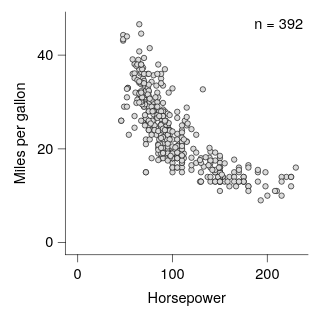

Vega-Lite specification for this chart:
### Vega-Lite specification from a JSON file in a GitHub repository (floating-point values rounded to 4 significant figures; data arrays with more than 128 entries replaced by an {"elided": "..."} marker saying what was removed)
{"background": null, "config": {"arc": {"fill": "#DBDBDB", "fillOpacity": 1.0, "innerRadius": 25.0, "padAngle": 0.03, "stroke": "black", "strokeOpacity": 1, "strokeWidth": 0.25}, "area": {"fill": "#DBDBDB", "fillOpacity": 1.0, "stroke": "black", "strokeOpacity": 1, "strokeWidth": 0.25}, "axis": {"domain": true, "domainCap": "round", "domainColor": "black", "domainWidth": 0.25, "grid": false, "gridCap": "round", "gridColor": "#F1F1F1", "gridDash": [0, 0], "gridOpacity": 1.0, "gridWidth": 0.25, "labelColor": "black", "labelFont": "Helvetica Neue, HelveticaNeue, Helvetica, Arial, sans-serif", "labelFontSize": 6, "labelFontStyle": "normal", "labelFontWeight": 400, "offset": 0, "ticks": true, "tickCap": "round", "tickColor": "black", "tickRound": false, "tickSize": 3, "tickWidth": 0.25, "titleColor": "black", "titleFont": "Helvetica Neue, HelveticaNeue, Helvetica, Arial, sans-serif", "titleFontSize": 6, "titleFontStyle": "normal", "titleFontWeight": 400}, "axisX": {"domain": true, "labelAlign": "center", "labelAngle": 0, "labels": true, "ticks": true, "translate": 0}, "axisY": {"domain": true, "labelAlign": "right", "labelAngle": 0, "labels": true, "ticks": true, "translate": 0}, "axisRight": {"domain": true, "labelAlign": "left", "labelAngle": 0, "labels": true, "ticks": true, "translate": 0}, "axisTop": {"domain": true, "labelAlign": "center", "labelAngle": 0, "labels": true, "ticks": true, "translate": 0}, "axisBand": {"tickOffset": 0}, "bar": {"fill": "#DBDBDB", "fillOpacity": 1.0, "stroke": "black", "strokeOpacity": 1, "strokeWidth": 0.25}, "boxplot": {"size": 9.0, "ticks": {"cornerRadius": 0.25, "fill": "black", "opacity": 1, "size": 4.5, "thickness": 0.25}, "box": {"fillOpacity": 1.0, "stroke": "black", "strokeOpacity": 1, "strokeWidth": 0.25}, "median": {"cornerRadius": 0, "fill": "black", "fillOpacity": 1.0, "opacity": 1, "size": 9.0, "thickness": 0.25}, "rule": {"fill": "black", "fillOpacity": 1.0, "size": 10.0, "stroke": "black", "strokeDash": [0, 0], "strokeOpacity": 1, "strokeWidth": 0.25}, "outliers": {"color": "black", "fill": "black", "fillOpacity": 1.0, "size": 0, "stroke": "black", "strokeOpacity": 1, "strokeWidth": 0.25}}, "circle": {"fill": "black", "fillOpacity": 1.0, "size": 1.25, "stroke": null, "strokeOpacity": 1, "strokeWidth": 0.25}, "errorband": {"band": {"fillOpacity": 0.6, "stroke": null, "strokeWidth": 0.25, "strokeOpacity": 1}, "borders": {"opacity": 0, "strokeOpacity": 1, "strokeWidth": 0.25}}, "errorbar": {"opacity": 1, "rule": {"strokeDash": [0, 0], "strokeWidth": 0.25}, "ticks": {"color": "black", "cornerRadius": 0.125, "opacity": 1, "size": 6.0, "thickness": 0.25}, "thickness": 0.25}, "font": "Helvetica Neue, HelveticaNeue, Helvetica, Arial, sans-serif", "geoshape": {"fill": "#DBDBDB", "fillOpacity": 1.0, "stroke": "black", "strokeOpacity": 1, "strokeWidth": 0.25}, "header": {"labelColor": "black", "labelFont": "Helvetica Neue, HelveticaNeue, Helvetica, Arial, sans-serif", "labelFontSize": 6, "labelFontStyle": "normal", "labelFontWeight": 400, "titleColor": "black", "titleFont": "Helvetica Neue, HelveticaNeue, Helvetica, Arial, sans-serif", "titleFontSize": 6, "titleFontStyle": "normal", "titleFontWeight": 400, "titlePadding": 0}, "legend": {"disable": false, "offset": 4.5, "titlePadding": 4, "labelOffset": 2, "gradientLabelOffset": 2, "columnPadding": 4, "rowPadding": 2, "gradientLength": 50.0, "gradientThickness": 5.0, "gradientOpacity": 1.0, "gradientStrokeColor": "black", "gradientStrokeWidth": 0.25, "labelColor": "black", "labelFont": "Helvetica Neue, HelveticaNeue, Helvetica, Arial, sans-serif", "labelFontSize": 6, "labelFontStyle": "normal", "labelFontWeight": 400, "strokeColor": "black", "strokeWidth": 0, "symbolSize": 36, "symbolStrokeColor": "black", "symbolStrokeWidth": 0.25, "titleColor": "black", "titleFont": "Helvetica Neue, HelveticaNeue, Helvetica, Arial, sans-serif", "titleFontSize": 6, "titleFontStyle": "normal", "titleFontWeight": 400}, "line": {"color": "black", "stroke": "black", "strokeCap": "butt", "strokeDash": [0, 0], "strokeOpacity": 1, "strokeWidth": 0.5}, "point": {"filled": true, "fill": "#DBDBDB", "fillOpacity": 1.0, "size": 5.0, "stroke": "black", "strokeOpacity": 1, "strokeWidth": 0.25}, "range": {"category": ["#B2B2B2", "#4A7CD3", "#008542", "#664CAF", "#509F98", "#636363", "#284F93", "#005226", "#382864", "#285753"], "diverging": {"scheme": ["#443E60", "#5F597E", "#7C759B", "#9994B6", "#B7B4CC", "#D6D5DC", "#F6F6F6", "#D1DAD9", "#A4C2BF", "#7AA9A4", "#578E89", "#37736E", "#1B5954"]}, "heatmap": {"scheme": ["#440154", "#472270", "#433E82", "#38598C", "#2C728E", "#238A8D", "#24A086", "#39B578", "#5DC862", "#96D646", "#CAE02D", "#FDE724"]}, "ordinal": {"scheme": ["#F1F1F1", "#DBDBDB", "#C6C6C6", "#B2B2B2", "#9D9D9D", "#898989", "#767676", "#636363", "#515151", "#404040", "#2F2F2F", "#1F1F1F"]}, "ramp": {"scheme": ["#440154", "#472270", "#433E82", "#38598C", "#2C728E", "#238A8D", "#24A086", "#39B578", "#5DC862", "#96D646", "#CAE02D", "#FDE724"]}}, "rule": {"color": "black", "stroke": "black", "strokeCap": "round", "strokeDash": [2, 2], "strokeOpacity": 1, "strokeWidth": 0.25}, "scale": {"barBandPaddingInner": 0.1, "rectBandPaddingInner": 0, "tickBandPaddingInner": 0.1, "bandPaddingOuter": 0.1, "bandWithNestedOffsetPaddingInner": 0.2, "bandWithNestedOffsetPaddingOuter": 0.2, "offsetBandPaddingInner": 0, "offsetBandPaddingOuter": 0, "continuousPadding": 5.0, "round": false}, "rect": {"fill": "#DBDBDB", "fillOpacity": 1.0, "stroke": "black", "strokeOpacity": 1, "strokeWidth": 0.25}, "square": {"fill": "#DBDBDB", "fillOpacity": 1.0, "size": 10.0, "stroke": "black", "strokeOpacity": 1, "strokeWidth": 0.25}, "text": {"color": "black", "font": "Helvetica Neue, HelveticaNeue, Helvetica, Arial, sans-serif", "fontSize": 6, "fontStyle": "normal", "fontWeight": 400}, "tick": {"color": "black", "cornerRadius": 0.125, "opacity": 1.0, "size": 9.0, "thickness": 0.25}, "title": {"anchor": "middle", "frame": "group", "color": "black", "font": "Helvetica Neue, HelveticaNeue, Helvetica, Arial, sans-serif", "fontSize": 6, "fontStyle": "normal", "fontWeight": 400, "subtitleColor": "black", "subtitleFont": "Helvetica Neue, HelveticaNeue, Helvetica, Arial, sans-serif", "subtitleFontSize": 6, "subtitleFontStyle": "normal", "subtitleFontWeight": 400}, "trail": {"color": "black", "opacity": 1, "size": 0.5}, "view": {"continuousWidth": 100, "continuousHeight": 100, "discreteWidth": 100, "discreteHeight": 100, "fill": null, "stroke": null, "strokeWidth": 0.25}}, "layer": [{"data": {"name": "data-7285c4e2e195e5a75737a34913199f5f"}, "mark": {"type": "point"}, "encoding": {"x": {"field": "Horsepower", "type": "quantitative", "scale": {"nice": false}}, "y": {"field": "Miles_per_Gallon", "title": "Miles per gallon", "type": "quantitative", "scale": {"nice": false}}}}, {"data": {"values": [{"__dysonsphere__": 1}]}, "mark": {"type": "text", "align": "right", "angle": 0, "baseline": "top", "dx": 0, "dy": 0, "opacity": 1.0}, "encoding": {"text": {"value": "n = 392"}, "x": {"value": 98}, "y": {"value": 2}}}], "$schema": "https://vega.github.io/schema/vega-lite/v6.4.1.json", "datasets": {"data-7285c4e2e195e5a75737a34913199f5f": {"elided": "392 records"}}}
